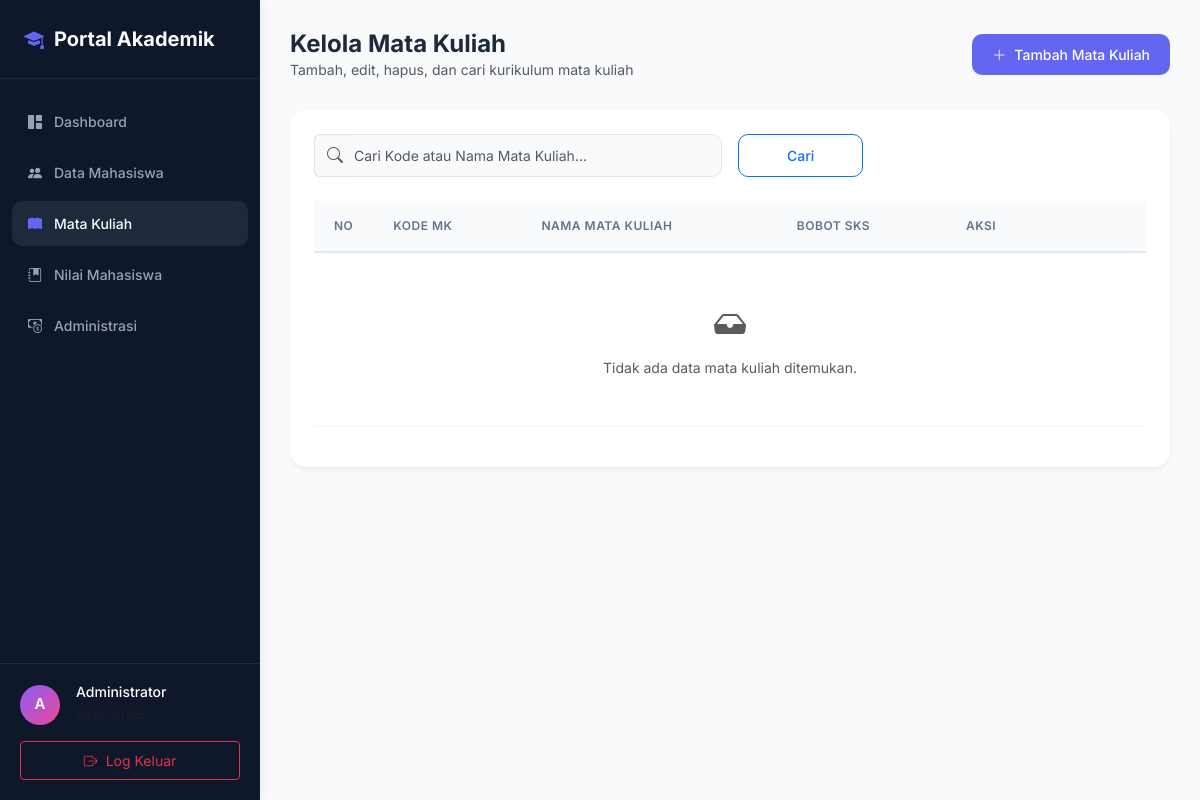
The page /mata-kuliah/index.php (signed in) on the database as committed earlier.
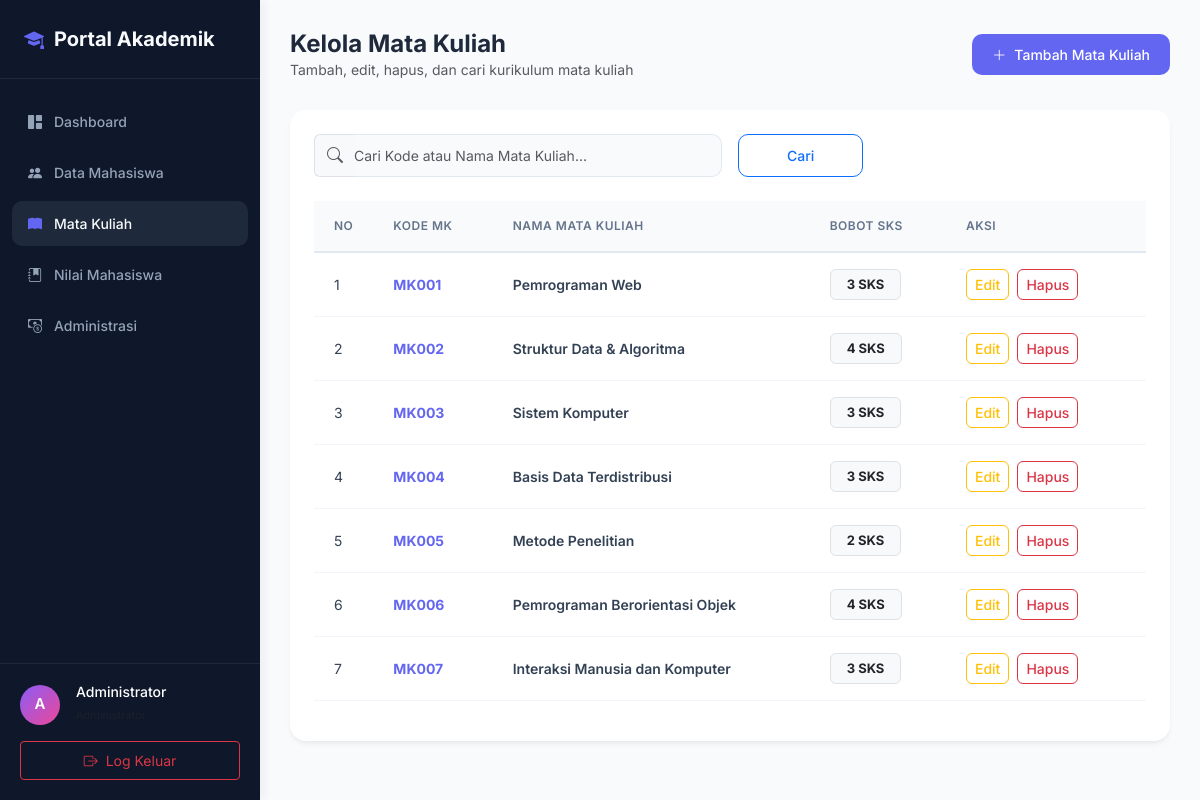
The same page on the database as committed later.
### tables this page shows
CREATE TABLE mata_kuliah (
    id INT AUTO_INCREMENT PRIMARY KEY,
    kode_mk VARCHAR(15) UNIQUE NOT NULL,
    nama_mk VARCHAR(100) NOT NULL,
    sks INT NOT NULL
);

### mata-kuliah/index.php (the view, shortened to what this page needs)
<?php
include '../config/koneksi.php';
$admin_nama = $_SESSION['nama'] ?? 'Administrator';
$cari = isset($_GET['cari']) ? trim($_GET['cari']) : '';
$where_sql = '';
$params = [];
$types = '';
$query = "SELECT * FROM mata_kuliah" . $where_sql . " ORDER BY kode_mk ASC";
if (count($params) > 0) {
    $stmt = mysqli_prepare($koneksi, $query);
    mysqli_stmt_bind_param($stmt, $types, ...$params);
    mysqli_stmt_execute($stmt);
    $q = mysqli_stmt_get_result($stmt);
} else {
    $q = mysqli_query($koneksi, $query);
}
?>
<!DOCTYPE html>
<html lang="id">
<head>
    <link href="https://cdn.jsdelivr.net/npm/bootstrap@5.3.3/dist/css/bootstrap.min.css" rel="stylesheet">
    <link rel="stylesheet" href="https://cdn.jsdelivr.net/npm/bootstrap-icons@1.11.3/font/bootstrap-icons.min.css">
</head>
<body>
<div class="sidebar" id="sidebar">
    <div class="sidebar-brand">
        <i class="bi bi-mortarboard-fill"></i>
        <span>Portal Akademik</span>
    </div>
    <ul class="sidebar-menu">
        <li class="sidebar-menu-item">
            <a href="../dashboard.php" class="sidebar-link">
                <i class="bi bi-grid-1x2-fill"></i>
                <span>Dashboard</span>
            </a>
        </li>
        <li class="sidebar-menu-item">
            <a href="../mahasiswa/index.php" class="sidebar-link">
                <i class="bi bi-people-fill"></i>
                <span>Data Mahasiswa</span>
            </a>
        </li>
        <li class="sidebar-menu-item">
            <a href="index.php" class="sidebar-link active">
                <i class="bi bi-book-fill"></i>
                <span>Mata Kuliah</span>
            </a>
        </li>
        <li class="sidebar-menu-item">
            <a href="../nilai/index.php" class="sidebar-link">
                <i class="bi bi-journal-bookmark-fill"></i>
                <span>Nilai Mahasiswa</span>
            </a>
        </li>
        <li class="sidebar-menu-item">
            <a href="../administrasi/index.php" class="sidebar-link">
                <i class="bi bi-cash-coin"></i>
                <span>Administrasi</span>
            </a>
        </li>
    </ul>
    <div class="sidebar-footer">
        <div class="d-flex align-items-center gap-3 mb-3 text-white">
            <div class="avatar-initial">
                <?= strtoupper(substr($admin_nama, 0, 1)) ?>
            </div>
            <div>
                <h6 class="mb-0 text-truncate" style="max-width: 140px; font-size: 14px;"><?= htmlspecialchars($admin_nama) ?></h6>
                <small class="text-muted" style="font-size: 11px;">Administrator</small>
            </div>
        </div>
        <a href="../logout.php" class="btn btn-outline-danger btn-sm w-100 py-2 d-flex align-items-center justify-content-center gap-2">
            <i class="bi bi-box-arrow-right"></i>
            <span>Log Keluar</span>
        </a>
    </div>
</div>
<div class="main-content">
    <div class="topbar">
        <div>
            <h3 class="page-title">Kelola Mata Kuliah</h3>
            <p class="text-muted mb-0" style="font-size: 14px;">Tambah, edit, hapus, dan cari kurikulum mata kuliah</p>
        </div>
        <div class="card-header-actions d-flex gap-2">
            <a href="tambah.php" class="btn btn-custom btn-primary-custom">
                <i class="bi bi-plus-lg"></i>
                <span>Tambah Mata Kuliah</span>
            </a>
        </div>
    </div>
    <div class="table-card">
        <form method="get" action="" class="mb-4">
            <div class="row g-3">
                <div class="col-md-6">
                    <div class="input-group">
                        <span class="input-group-text bg-light border-end-0 text-muted"><i class="bi bi-search"></i></span>
                        <input type="text" class="form-control border-start-0 ps-0" name="cari" placeholder="Cari Kode atau Nama Mata Kuliah..." value="<?= htmlspecialchars($cari) ?>">
                    </div>
                </div>
                <div class="col-md-2 d-flex gap-2">
                    <button type="submit" class="btn btn-outline-primary w-100 btn-custom justify-content-center" style="border-radius:10px;">Cari</button>
                </div>
            </div>
        </form>
        <div class="table-responsive">
            <table class="table table-custom">
                <thead>
                    <tr>
                        <th style="width: 50px;">No</th>
                        <th>Kode MK</th>
                        <th>Nama Mata Kuliah</th>
                        <th>Bobot SKS</th>
                        <th style="width: 200px;">Aksi</th>
                    </tr>
                </thead>
                <tbody>
                    <?php if (mysqli_num_rows($q) == 0): ?>
                        <tr>
                            <td colspan="5" class="text-center text-muted py-5">
                                <i class="bi bi-inbox-fill d-block mb-2" style="font-size: 32px;"></i>
                                Tidak ada data mata kuliah ditemukan.
                            </td>
                        </tr>
                    <?php else: ?>
                        <?php
                        $no = 1;
                        while ($d = mysqli_fetch_assoc($q)):
                        ?>
                            <tr>
                                <td><?= $no++ ?></td>
                                <td class="fw-bold" style="color: var(--primary-color);"><?= htmlspecialchars($d['kode_mk']) ?></td>
                                <td class="fw-semibold"><?= htmlspecialchars($d['nama_mk']) ?></td>
                                <td><span class="badge bg-light text-dark border px-3 py-2" style="font-size: 13px;"><?= htmlspecialchars($d['sks']) ?> SKS</span></td>
                                <td>
                                    <div class="d-flex gap-2">
                                        <a class="btn btn-outline-warning btn-sm" style="border-radius: 6px; font-weight: 500;" href="edit.php?id=<?= $d['id'] ?>">Edit</a>
                                        <a class="btn btn-outline-danger btn-sm"
                                           style="border-radius: 6px; font-weight: 500;"
                                           onclick="return confirm('Apakah Anda yakin ingin menghapus mata kuliah <?= addslashes($d['nama_mk']) ?>? Semua nilai terkait mata kuliah ini juga akan ikut terhapus.')"
                                           href="hapus.php?id=<?= $d['id'] ?>">
                                            Hapus
                                        </a>
                                    </div>
                                </td>
                            </tr>
                        <?php endwhile; ?>
                    <?php endif; ?>
                </tbody>
            </table>
        </div>
    </div>
</div>
</body>
</html>

### mata-kuliah/index.php (style rules this page uses)
:root { --sidebar-width: 260px; --primary-color: #6366f1; --primary-hover: #4f46e5; --bg-body: #f8fafc; --card-shadow: 0 4px 6px -1px rgba(0, 0, 0, 0.05), 0 2px 4px -2px rgba(0, 0, 0, 0.05); --transition-speed: 0.3s; }
body { font-family: 'Inter', sans-serif; background-color: var(--bg-body); overflow-x: hidden; }
.sidebar { width: var(--sidebar-width); height: 100vh; position: fixed; top: 0; left: 0; background-color: #0f172a; color: #94a3b8; z-index: 100; transition: all var(--transition-speed) ease; box-shadow: 4px 0 10px rgba(0,0,0,0.05); }
.sidebar-brand { padding: 24px; font-size: 20px; font-weight: 700; color: #f8fafc; border-bottom: 1px solid #1e293b; display: flex; align-items: center; gap: 10px; }
.sidebar-brand i { color: var(--primary-color); }
.sidebar-menu { padding: 20px 12px; list-style: none; margin: 0; }
.sidebar-menu-item { margin-bottom: 6px; }
.sidebar-link { display: flex; align-items: center; gap: 12px; padding: 12px 16px; color: #94a3b8; text-decoration: none; border-radius: 10px; font-weight: 500; font-size: 14px; transition: all 0.2s ease; }
.sidebar-link:hover, .sidebar-link.active { background-color: #1e293b; color: #f8fafc; }
.sidebar-link.active i { color: var(--primary-color); }
.sidebar-footer { position: absolute; bottom: 0; width: 100%; padding: 20px; border-top: 1px solid #1e293b; }
.main-content { margin-left: var(--sidebar-width); min-height: 100vh; transition: all var(--transition-speed) ease; padding: 30px; }
.topbar { display: flex; justify-content: space-between; align-items: center; margin-bottom: 30px; }
.page-title { font-size: 24px; font-weight: 700; color: #1e293b; margin-bottom: 0; }
.table-card { background-color: white; border: none; border-radius: 16px; padding: 24px; box-shadow: var(--card-shadow); }
.form-control { background-color: #f8fafc; border: 1px solid #e2e8f0; color: #1e293b; border-radius: 10px; padding: 10px 16px; font-size: 14px; transition: all 0.3s ease; }
.table > :not(caption) > * > * { padding: 16px 20px; vertical-align: middle; }
.table-custom th { font-size: 12px; font-weight: 600; text-transform: uppercase; letter-spacing: 0.5px; color: #64748b; background-color: #f8fafc; border-bottom: 2px solid #e2e8f0; }
.table-custom td { font-size: 14px; color: #334155; border-bottom: 1px solid #f1f5f9; }
.btn-custom { border-radius: 10px; padding: 10px 20px; font-weight: 500; font-size: 14px; display: flex; align-items: center; gap: 8px; transition: all 0.2s ease; }
.btn-primary-custom { background-color: var(--primary-color); border: none; color: white; }
.avatar-initial { width: 40px; height: 40px; background: linear-gradient(135deg, #8b5cf6 0%, #ec4899 100%); color: white; border-radius: 50%; display: flex; align-items: center; justify-content: center; font-weight: 600; font-size: 15px; }

Rows that differ between the two databases and show on the page:
added mata_kuliah: kode_mk "MK001", nama_mk "Pemrograman Web", sks "3"
added mata_kuliah: kode_mk "MK002", nama_mk "Struktur Data & Algoritma", sks "4"
added mata_kuliah: kode_mk "MK003", nama_mk "Sistem Komputer", sks "3"
added mata_kuliah: kode_mk "MK004", nama_mk "Basis Data Terdistribusi", sks "3"
added mata_kuliah: kode_mk "MK005", nama_mk "Metode Penelitian", sks "2"
added mata_kuliah: kode_mk "MK006", nama_mk "Pemrograman Berorientasi Objek", sks "4"
added mata_kuliah: kode_mk "MK007", nama_mk "Interaksi Manusia dan Komputer", sks "3"
Other text that changed with them:
text no longer shown: "Tidak ada data mata kuliah ditemukan."
